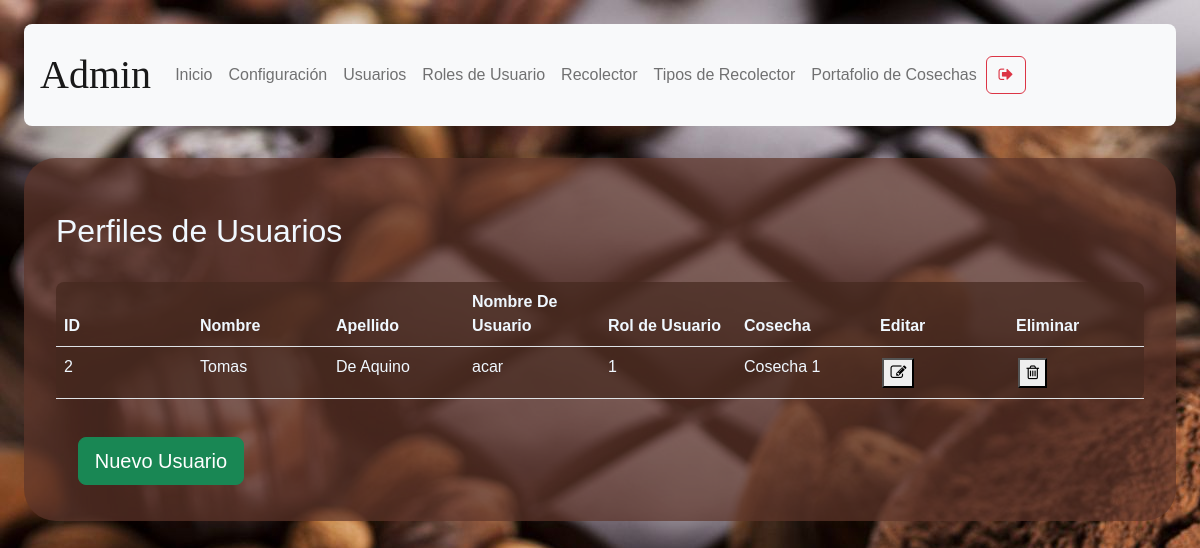
The page /user-management (signed in) on the database its author committed.
### models/user.py (models this page shows, shortened)
class User(db.Model) :
    __tablename__ = "user"
    id = db.Column(db.Integer, primary_key = True)
    name = db.Column(db.String(100), nullable = False)
    last_name = db.Column(db.String(100), nullable = False)
    username = db.Column(db.String(100), unique = True, nullable = False)
    email = db.Column(db.String(100), nullable = True)
    password = db.Column(db.String(100), nullable = False)
    gender = db.Column(db.String(10), nullable = False)
    date_of_birth = db.Column(db.String(10), nullable = False)
    phone = db.Column(db.String(20), nullable = True)
    address = db.Column(db.String(150), nullable = True)
    user_rol_id = db.Column(db.Integer, db.ForeignKey('user_rol.id'))
    F_Harvest = db.Column(db.Integer, db.ForeignKey('harvest.id'))
    def get_user_rol_by_username( self, username ):
        user_rol_id = User.query.filter_by(username = username).first().user_rol_id
        user_rol = User_rol.query.get(user_rol_id).description
        return user_rol

### models/harvest.py (models this page shows, shortened)
class Harvest (db.Model):
    __tablename__ = 'harvest'
    id = db.Column(db.Integer, primary_key = True)
    description = db.Column(db.String(250), nullable = False)
    start_date = db.Column(db.String(10), nullable=False)
    end_date = db.Column(db.String(10), nullable= False)
    status = db.Column(db.String(10), nullable = False)

### routes/user.py (the view)
@user.route('/user-management')
def user_management():
    if( not verify_permissions(session, User) ):
        return redirect(url_for('auth.index'))
    rols = User_rol.query.all()
    users = User.query.all()
    harvests = Harvest.query.all()
    if 'management-status' not in session:
        return render_template('user-management.html', status="",\
            rol = session['rol'], rols = rols, users = users,  harvests = harvests)
    status = session['management-status']
    session.pop('management-status', None)
    return render_template('user-management.html', status=status, \
        rol = session['rol'], rols=rols, users = users, harvests = harvests )

### utils/functions.py (called while the page is built)
def verify_permissions(session, User, allowed=['admin']):
    return 'username' in session and \
    ( allowed == 'all' or User.get_user_rol_by_username(User, session['username']) in allowed)

### templates/user-management.html (shortened to what this page needs)
{% extends "base.html" %}
{% block content %}
    <h2>Perfiles de Usuarios</h2>
    <table class="table content-table">
        <thead>
            <th>ID</th>
            <th>Nombre</th>
            <th>Apellido</th>
            <th>Nombre De Usuario</th>
            <th>Rol de Usuario</th>
            <th>Cosecha</th>
            <th>Editar</th>
            <th>Eliminar</th>
        </thead>
        <tbody>
        {% for user in users %}
        {% if user.username != "admin" %}
        <tr>
            <td>{{ user.id }}</td>
            <td>{{ user.name }}</td>
            <td>{{ user.last_name }}</td>
            <td>{{ user.username }}</td>
            <td>{{ user.user_rol_id }}</td>
            {% for harvest in harvests %}
                {% if harvest.id == user.F_Harvest %}
                    <td>{{ harvest.description }}</td>
                {% endif %}
            {% endfor %}
            <td><button onclick="window.location.href=`/user-management/edit-user/{{ user.id }}`"><i class="fa fa-pencil-square-o" aria-hidden="true"></i></button></td>
            <td><button onclick='deleteConfirm( {{user.id}}, "User" )'><i class="fa fa-trash-o" aria-hidden="true"></i></button></td>
        </tr>
        {% endif %}
        {% endfor %}
        </tbody>
    </table>
    <button type="submit" onclick="showForm()" class="btn btn-success btn-lg mb-1">Nuevo Usuario</button>
{% endblock %}

### static/styles/main.css (style rules this page uses)
body { background-color:aliceblue; background-image: url("../media/2316549.jpg"); margin: 2%; font-family: 'Gill Sans', 'Gill Sans MT', Calibri, 'Trebuchet MS', sans-serif; }
button { margin: 2%; }
h1, h2 { margin-top: 2%; }
.content-table { background-color: rgba(69, 40, 31, 0.7); padding: 2em; color:aliceblue; margin-top: 2em; border-radius: .5em; }
table { width:100%; table-layout:fixed; }
td { word-wrap:break-word; }

### rows shown on the page
User: id "2", name "Tomas", last_name "De Aquino", username "acar", user_rol_id "1"
Harvest: description "Cosecha 1"

### other values the page prints
{{ session['username'] }} "Admin"
